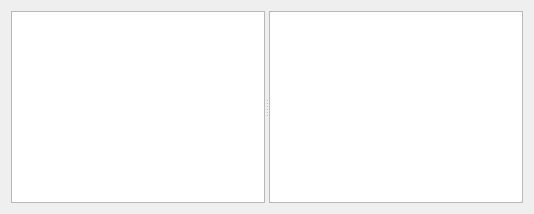
<?xml version="1.0" encoding="UTF-8"?>
<ui version="4.0">
 <class>ResultsPanel</class>
 <widget class="QWidget" name="ResultsPanel">
  <layout class="QVBoxLayout" name="verticalLayout">
   <item>
    <widget class="QSplitter" name="split">
     <property name="orientation">
      <enum>Qt::Horizontal</enum>
     </property>
     <property name="childrenCollapsible">
      <bool>false</bool>
     </property>
     <widget class="QListWidget" name="list"/>
     <widget class="QTextEdit" name="details">
      <property name="readOnly">
       <bool>true</bool>
      </property>
      <property name="acceptRichText">
       <bool>true</bool>
      </property>
     </widget>
    </widget>
   </item>
  </layout>
 </widget>
 <resources/>
 <connections/>
</ui>
